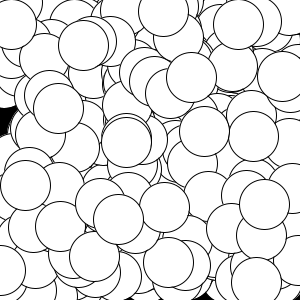
Frame 1 (no input)
Frame 60 (the mouse pressed at the canvas centre just before this capture): identical to frame 1, image omitted
Frame 120 (the mouse held since frame 60 and released just before this capture): identical to frame 1, image omitted

The Processing sketch that drew this single still picture (run headless with seeded random() and noise(); from frame 60 on, the mouse is pressed at the canvas centre):

// Processing sketch: Magic_Worms
// ── Magic_Worms.pde
int x = 0;
int y = 0;

void setup() {
size(300,300);
background(#000000);
for (int i = 0; i < 300; i++) {
   int randomNumber = (int) random(300);
   int randomNumbers = (int) random(300);
   ellipse(randomNumber,randomNumbers, 50,50);
 }
}

void draw() {
 
}

float frequency = .001;
    float noiseInterval = PI;

    void makeMagical() {
        fill( 0, 0, 0, 10 );
        rect(0, 0, width, height);
        noStroke();
    }

    float getWormX(int i) {
        return map(noise(i*noiseInterval + frameCount * frequency), 0, 1, 0, width);
    }

    float getWormY(int i) {
        return map(noise(i*noiseInterval+1 + frameCount * frequency), 0, 1, 0, height);
    }
